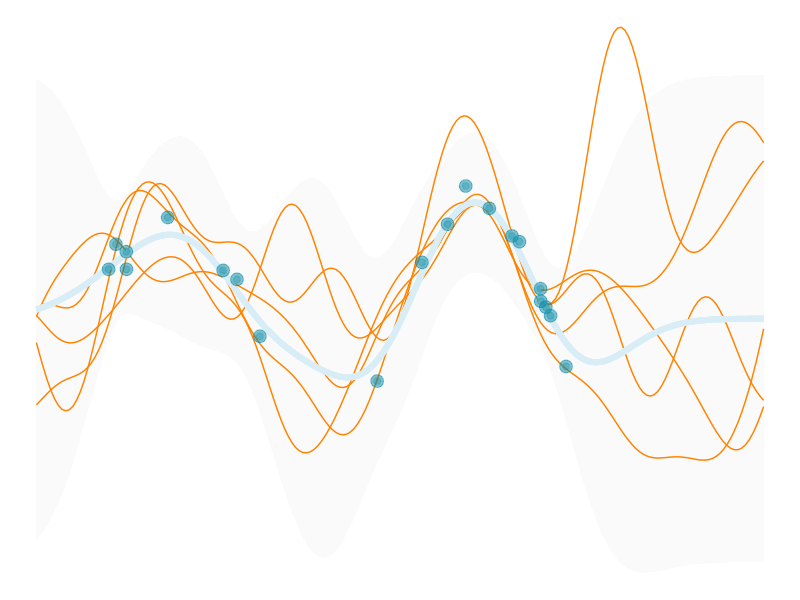

R code for this plot:
## ---- chunk 1
knitr::opts_chunk$set(
  echo = FALSE,
  dev.args = list(bg = 'transparent'),
  # dev='svglite',
  # fig.align='center',
  #out.width='75%', fig.asp=.75,
  cache.rebuild = F,
  cache = F
)

library(tidyverse)
library(htmltools)
## ---- chunk 2

knitr::include_url("https://word.rodeo/ds_brownbag/")
## ---- chunk 3
library(tidyverse)

l = 1            # for l, sigma_f, sigma_n, see note at covariance function
sigma_f = 1
sigma_n = .25
k_eps   = 1e-8   # see note at Kstarstar
n_prior = 5      # number of prior draws
n_post_pred = 5  # number of posterior predictive draws

X_train = 15 * (runif(20) - .5)
n_train = length(X_train)

# kept sine function for comparison to noise free result
y_train = sin(X_train) + rnorm(n = n_train, sd = .1)

X_test = seq(-7.5, 7.5, length = 200)
n_test = length(X_test)

gp_mu <- function(x) {
  map_dbl(x, function(x) x = 0)
}

gp_K <- function(
  x,
  y = NULL,
  l = 1,
  sigma_f = 1,
  sigma_n = .5
  ) {

  if(!is.null(y)){
    sigma_f * exp( -(1/(2 * l^2)) * as.matrix(dist(x, upper = TRUE, diag = TRUE) ^ 2) ) +
      sigma_n*diag(length(x))
  }
  else{
    sigma_f * exp( -(1/(2 * l^2)) * as.matrix(dist(x, upper = TRUE, diag = TRUE) ^ 2) )
  }
}

Ky = gp_K(
  x = X_train,
  y = y_train,
  l = l,
  sigma_f = sigma_f,
  sigma_n = sigma_n
)

# initial matrix
K_ = gp_K(
  c(X_train, X_test),
  l = l,
  sigma_f = sigma_f,
  sigma_n = sigma_n
)

Kstar  = K_[1:n_train, (n_train+1):ncol(K_)]                    # dim = N x N*
tKstar = t(Kstar)                                               # dim = N* x N
Kstarstar = K_[(n_train+1):nrow(K_), (n_train+1):ncol(K_)] +    # dim = N* x N*
  k_eps*diag(n_test)      # the k_eps part is for positive definiteness

Kyinv = solve(Ky)

post_mu = gp_mu(X_test) + tKstar %*% Kyinv %*% (y_train - gp_mu(X_train))
post_K  = Kstarstar - tKstar %*% Kyinv %*% Kstar
s2 = diag(post_K)

y_pp = data.frame(t(MASS::mvrnorm(n_post_pred, mu = post_mu, Sigma = post_K)))

pp_data = data.frame(
  x = X_test,
  y = y_pp,
  fmean = post_mu,
  se_lower = post_mu - 2 * sqrt(s2),
  se_upper = post_mu + 2 * sqrt(s2)
) %>%
  pivot_longer(starts_with('y'), names_to = 'variable')

gdat = data.frame(
  x = X_test,
  y = y_pp,
  fmean = post_mu,
  se_lower = post_mu - 2 * sqrt(s2),
  se_upper = post_mu + 2 * sqrt(s2)
) %>%
  gather(key = variable,
         value = value,
         -x,
         -fmean,
         -se_lower,
         -se_upper)

ggplot(aes(x = x, y = value), data = gdat) +
  geom_ribbon(aes(ymin = se_lower, ymax = se_upper, group = variable),
              fill = 'gray98') +
  geom_line(aes(group = variable), color = '#ff8300') +
  geom_line(aes(group = variable, y = fmean),
            color = '#d9edf7',
            size = 2) +
  geom_point(
    aes(x = X_train, y = y_train),
    size = 4,
    color = '#0085a1',
    alpha = .5,
    data = data.frame(X_train, y_train)
  ) +
  geom_point(
    aes(x = X_train, y = y_train),
    size = 2,
    color = '#0085a1',
    alpha = .25,
    data = data.frame(X_train, y_train)
  ) +
  theme_void()

